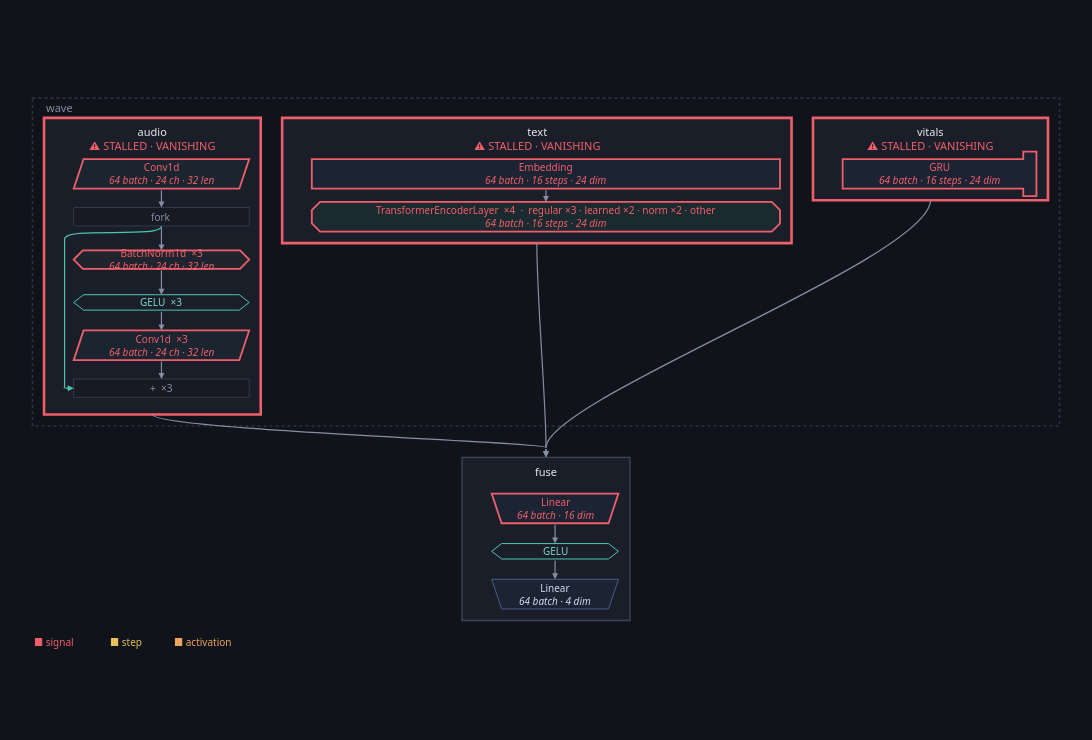

The code cell stored with this chart in its notebook:
### Markdown cell above
Not one flag: a wreck, and in several places at once. **Where** is the
question a graph of four nodes actually raises, and the graph answers it:

### Code cell
overlaid(hot, store, run="2-problem", inside=architecture(hot, ONE))

### Figure 1 — Plotly figure (JSON) as saved in the notebook; plotly's stock layout.template omitted (floating-point values rounded to 4 significant figures)
{"data": [{"hoverinfo": "text", "hovertext": ["<b>audio</b><br>class: Audio<br>device: cpu<br><br><b>VANISHING</b><br><b>STALLED</b>", "<b>text</b><br>class: Text<br>device: cpu<br><br><b>VANISHING</b><br><b>STALLED</b>", "<b>vitals</b><br>class: Vitals<br>device: cpu<br><br><b>VANISHING</b><br><b>STALLED</b>", "<b>fuse</b><br>class: Fuse<br>device: cpu"], "marker": {"opacity": 0, "size": 1}, "mode": "markers", "showlegend": false, "type": "scatter", "x": [145.5, 612.1, 1090.0, 623.2], "y": [204.0, 100.0, 74.0, 535.0]}], "layout": {"annotations": [{"align": "left", "font": {"color": "#868ea3", "family": "system-ui, -apple-system, Segoe UI, Roboto, sans-serif", "size": 11}, "showarrow": false, "text": "wave", "x": 14.0, "xanchor": "left", "y": 12.0, "yanchor": "middle"}, {"align": "center", "font": {"color": "#e7e9ef", "family": "system-ui, -apple-system, Segoe UI, Roboto, sans-serif", "size": 11}, "showarrow": false, "text": "audio<br><span style='color:#ef5f6b'>⚠ STALLED · VANISHING</span>", "x": 145.5, "xanchor": "center", "y": 49.0, "yanchor": "middle"}, {"align": "center", "font": {"color": "#ef5f6b", "family": "system-ui, -apple-system, Segoe UI, Roboto, sans-serif", "size": 10}, "showarrow": false, "text": "Conv1d<br><i>64 batch · 24 ch · 32 len</i>", "x": 156.5, "xanchor": "center", "y": 92.0, "yanchor": "middle"}, {"align": "center", "font": {"color": "#868ea3", "family": "system-ui, -apple-system, Segoe UI, Roboto, sans-serif", "size": 10}, "showarrow": false, "text": "fork", "x": 156.5, "xanchor": "center", "y": 144.0, "yanchor": "middle"}, {"align": "center", "font": {"color": "#ef5f6b", "family": "system-ui, -apple-system, Segoe UI, Roboto, sans-serif", "size": 10}, "showarrow": false, "text": "BatchNorm1d  ×3<br><i>64 batch · 24 ch · 32 len</i>", "x": 156.5, "xanchor": "center", "y": 196.0, "yanchor": "middle"}, {"align": "center", "font": {"color": "#7fd8c9", "family": "system-ui, -apple-system, Segoe UI, Roboto, sans-serif", "size": 10}, "showarrow": false, "text": "GELU  ×3", "x": 156.5, "xanchor": "center", "y": 248.0, "yanchor": "middle"}, {"align": "center", "font": {"color": "#ef5f6b", "family": "system-ui, -apple-system, Segoe UI, Roboto, sans-serif", "size": 10}, "showarrow": false, "text": "Conv1d  ×3<br><i>64 batch · 24 ch · 32 len</i>", "x": 156.5, "xanchor": "center", "y": 300.0, "yanchor": "middle"}, {"align": "center", "font": {"color": "#868ea3", "family": "system-ui, -apple-system, Segoe UI, Roboto, sans-serif", "size": 10}, "showarrow": false, "text": "+  ×3", "x": 156.5, "xanchor": "center", "y": 352.0, "yanchor": "middle"}, {"align": "center", "font": {"color": "#e7e9ef", "family": "system-ui, -apple-system, Segoe UI, Roboto, sans-serif", "size": 11}, "showarrow": false, "text": "text<br><span style='color:#ef5f6b'>⚠ STALLED · VANISHING</span>", "x": 612.1, "xanchor": "center", "y": 49.0, "yanchor": "middle"}, {"align": "center", "font": {"color": "#ef5f6b", "family": "system-ui, -apple-system, Segoe UI, Roboto, sans-serif", "size": 10}, "showarrow": false, "text": "Embedding<br><i>64 batch · 16 steps · 24 dim</i>", "x": 623.1, "xanchor": "center", "y": 92.0, "yanchor": "middle"}, {"align": "center", "font": {"color": "#ef5f6b", "family": "system-ui, -apple-system, Segoe UI, Roboto, sans-serif", "size": 10}, "showarrow": false, "text": "TransformerEncoderLayer  ×4  ·  regular ×3 · learned ×2 · norm ×2 · other<br><i>64 batch · 16 steps · 24 dim</i>", "x": 623.1, "xanchor": "center", "y": 144.0, "yanchor": "middle"}, {"align": "center", "font": {"color": "#e7e9ef", "family": "system-ui, -apple-system, Segoe UI, Roboto, sans-serif", "size": 11}, "showarrow": false, "text": "vitals<br><span style='color:#ef5f6b'>⚠ STALLED · VANISHING</span>", "x": 1090.0, "xanchor": "center", "y": 49.0, "yanchor": "middle"}, {"align": "center", "font": {"color": "#ef5f6b", "family": "system-ui, -apple-system, Segoe UI, Roboto, sans-serif", "size": 10}, "showarrow": false, "text": "GRU<br><i>64 batch · 16 steps · 24 dim</i>", "x": 1101.0, "xanchor": "center", "y": 92.0, "yanchor": "middle"}, {"align": "center", "font": {"color": "#e7e9ef", "family": "system-ui, -apple-system, Segoe UI, Roboto, sans-serif", "size": 11}, "showarrow": false, "text": "fuse", "x": 623.2, "xanchor": "center", "y": 453.5, "yanchor": "middle"}, {"align": "center", "font": {"color": "#ef5f6b", "family": "system-ui, -apple-system, Segoe UI, Roboto, sans-serif", "size": 10}, "showarrow": false, "text": "Linear<br><i>64 batch · 16 dim</i>", "x": 634.2, "xanchor": "center", "y": 498.0, "yanchor": "middle"}, {"align": "center", "font": {"color": "#7fd8c9", "family": "system-ui, -apple-system, Segoe UI, Roboto, sans-serif", "size": 10}, "showarrow": false, "text": "GELU", "x": 634.2, "xanchor": "center", "y": 550.0, "yanchor": "middle"}, {"align": "center", "font": {"color": "#cfd8ee", "family": "system-ui, -apple-system, Segoe UI, Roboto, sans-serif", "size": 10}, "showarrow": false, "text": "Linear<br><i>64 batch · 4 dim</i>", "x": 634.2, "xanchor": "center", "y": 602.0, "yanchor": "middle"}, {"arrowcolor": "#868ea3", "arrowhead": 2, "arrowsize": 1, "arrowwidth": 1.2, "ax": 156.5, "axref": "x", "ay": 155.2, "ayref": "y", "showarrow": true, "text": "", "x": 156.5, "xref": "x", "y": 184.8, "yref": "y"}, {"arrowcolor": "#868ea3", "arrowhead": 2, "arrowsize": 1, "arrowwidth": 1.2, "ax": 156.5, "axref": "x", "ay": 207.2, "ayref": "y", "showarrow": true, "text": "", "x": 156.5, "xref": "x", "y": 238.6, "yref": "y"}, {"arrowcolor": "#868ea3", "arrowhead": 2, "arrowsize": 1, "arrowwidth": 1.2, "ax": 156.5, "axref": "x", "ay": 257.4, "ayref": "y", "showarrow": true, "text": "", "x": 156.5, "xref": "x", "y": 282.0, "yref": "y"}, {"arrowcolor": "#4fc3b0", "arrowhead": 2, "arrowsize": 1, "arrowwidth": 1.2, "ax": 38.0, "axref": "x", "ay": 352.0, "ayref": "y", "showarrow": true, "text": "", "x": 50.0, "xref": "x", "y": 352.0, "yref": "y"}, {"arrowcolor": "#868ea3", "arrowhead": 2, "arrowsize": 1, "arrowwidth": 1.2, "ax": 156.5, "axref": "x", "ay": 318.0, "ayref": "y", "showarrow": true, "text": "", "x": 156.5, "xref": "x", "y": 340.8, "yref": "y"}, {"arrowcolor": "#868ea3", "arrowhead": 2, "arrowsize": 1, "arrowwidth": 1.2, "ax": 156.5, "axref": "x", "ay": 110.0, "ayref": "y", "showarrow": true, "text": "", "x": 156.5, "xref": "x", "y": 132.8, "yref": "y"}, {"arrowcolor": "#868ea3", "arrowhead": 2, "arrowsize": 1, "arrowwidth": 1.2, "ax": 623.1, "axref": "x", "ay": 110.0, "ayref": "y", "showarrow": true, "text": "", "x": 623.1, "xref": "x", "y": 126.0, "yref": "y"}, {"arrowcolor": "#868ea3", "arrowhead": 2, "arrowsize": 1, "arrowwidth": 1.2, "ax": 634.2, "axref": "x", "ay": 516.0, "ayref": "y", "showarrow": true, "text": "", "x": 634.2, "xref": "x", "y": 540.6, "yref": "y"}, {"arrowcolor": "#868ea3", "arrowhead": 2, "arrowsize": 1, "arrowwidth": 1.2, "ax": 634.2, "axref": "x", "ay": 559.4, "ayref": "y", "showarrow": true, "text": "", "x": 634.2, "xref": "x", "y": 584.0, "yref": "y"}, {"arrowcolor": "#868ea3", "arrowhead": 2, "arrowsize": 1, "arrowwidth": 1.2, "ax": 623.2, "axref": "x", "ay": 424.0, "ayref": "y", "showarrow": true, "text": "", "x": 623.2, "xref": "x", "y": 436.0, "yref": "y"}, {"arrowcolor": "#868ea3", "arrowhead": 2, "arrowsize": 1, "arrowwidth": 1.2, "ax": 623.2, "axref": "x", "ay": 424.0, "ayref": "y", "showarrow": true, "text": "", "x": 623.2, "xref": "x", "y": 436.0, "yref": "y"}, {"arrowcolor": "#868ea3", "arrowhead": 2, "arrowsize": 1, "arrowwidth": 1.2, "ax": 623.2, "axref": "x", "ay": 424.0, "ayref": "y", "showarrow": true, "text": "", "x": 623.2, "xref": "x", "y": 436.0, "yref": "y"}, {"align": "left", "font": {"color": "#ef5f6b", "family": "system-ui, -apple-system, Segoe UI, Roboto, sans-serif", "size": 10}, "showarrow": false, "text": "■ signal", "x": 0.0, "xanchor": "left", "y": 660.0, "yanchor": "middle"}, {"align": "left", "font": {"color": "#e6c25a", "family": "system-ui, -apple-system, Segoe UI, Roboto, sans-serif", "size": 10}, "showarrow": false, "text": "■ step", "x": 92.0, "xanchor": "left", "y": 660.0, "yanchor": "middle"}, {"align": "left", "font": {"color": "#f0a35e", "family": "system-ui, -apple-system, Segoe UI, Roboto, sans-serif", "size": 10}, "showarrow": false, "text": "■ activation", "x": 169.2, "xanchor": "left", "y": 660.0, "yanchor": "middle"}], "font": {"color": "#e7e9ef", "family": "system-ui, -apple-system, Segoe UI, Roboto, sans-serif", "size": 12}, "height": 740.0, "hoverlabel": {"align": "left", "bgcolor": "#1a1e28", "bordercolor": "#2c3242", "font": {"color": "#e7e9ef", "family": "system-ui, -apple-system, Segoe UI, Roboto, sans-serif"}}, "legend": {"bgcolor": "rgba(0,0,0,0)", "font": {"color": "#868ea3"}, "orientation": "h", "x": 1, "xanchor": "right", "y": 1.02, "yanchor": "bottom"}, "margin": {"b": 16, "l": 16, "r": 16, "t": 16}, "paper_bgcolor": "#101319", "plot_bgcolor": "#101319", "shapes": [{"fillcolor": "rgba(0,0,0,0)", "layer": "below", "line": {"color": "#2c3242", "dash": "dot", "width": 1.6}, "type": "rect", "x0": 0.0, "x1": 1246.0, "y0": 0.0, "y1": 398.0}, {"fillcolor": "#1a1e28", "layer": "below", "line": {"color": "#ef5f6b", "width": 2.6}, "type": "rect", "x0": 14.0, "x1": 277.0, "y0": 24.0, "y1": 384.0}, {"fillcolor": "#1b2530", "layer": "below", "line": {"color": "#ef5f6b", "width": 1.8}, "path": "M 62.0,74.0 L 263.0,74.0 L 251.0,110.0 L 50.0,110.0 Z", "type": "path", "xref": "x", "yref": "y"}, {"fillcolor": "#171a22", "layer": "below", "line": {"color": "#333a4b", "width": 1.0}, "path": "M 50.0,132.84 L 263.0,132.84 L 263.0,155.16 L 50.0,155.16 Z", "type": "path", "xref": "x", "yref": "y"}, {"fillcolor": "#20242e", "layer": "below", "line": {"color": "#ef5f6b", "width": 1.8}, "path": "M 61.16,184.84 L 251.84,184.84 L 263.0,196.0 L 251.84,207.16 L 61.16,207.16 L 50.0,196.0 Z", "type": "path", "xref": "x", "yref": "y"}, {"fillcolor": "rgba(0,0,0,0)", "layer": "below", "line": {"color": "#4fc3b0", "width": 1.0}, "path": "M 50.0,248.0 L 62.0,238.64 L 251.0,238.64 L 263.0,248.0 L 251.0,257.36 L 62.0,257.36 Z", "type": "path", "xref": "x", "yref": "y"}, {"fillcolor": "#1b2530", "layer": "below", "line": {"color": "#ef5f6b", "width": 1.8}, "path": "M 62.0,282.0 L 263.0,282.0 L 251.0,318.0 L 50.0,318.0 Z", "type": "path", "xref": "x", "yref": "y"}, {"fillcolor": "#171a22", "layer": "below", "line": {"color": "#333a4b", "width": 1.0}, "path": "M 50.0,340.84 L 263.0,340.84 L 263.0,363.15999999999997 L 50.0,363.15999999999997 Z", "type": "path", "xref": "x", "yref": "y"}, {"fillcolor": "#1a1e28", "layer": "below", "line": {"color": "#ef5f6b", "width": 2.6}, "type": "rect", "x0": 303.0, "x1": 921.2, "y0": 24.0, "y1": 176.0}, {"fillcolor": "#1c2333", "layer": "below", "line": {"color": "#ef5f6b", "width": 1.8}, "path": "M 339.0,74.0 L 907.2,74.0 L 907.2,110.0 L 339.0,110.0 Z", "type": "path", "xref": "x", "yref": "y"}, {"fillcolor": "#1b2a2f", "layer": "below", "line": {"color": "#ef5f6b", "width": 1.8}, "path": "M 349.0,126.0 L 897.2,126.0 L 907.2,136.0 L 907.2,152.0 L 897.2,162.0 L 349.0,162.0 L 339.0,152.0 L 339.0,136.0 Z", "type": "path", "xref": "x", "yref": "y"}, {"fillcolor": "#1a1e28", "layer": "below", "line": {"color": "#ef5f6b", "width": 2.6}, "type": "rect", "x0": 947.2, "x1": 1232.0, "y0": 24.0, "y1": 124.0}, {"fillcolor": "#1c2333", "layer": "below", "line": {"color": "#ef5f6b", "width": 1.8}, "path": "M 983.2,74.0 L 1202.4,74.0 L 1202.4,65.0 L 1218.4,65.0 L 1218.4,119.0 L 1202.4,119.0 L 1202.4,110.0 L 983.2,110.0 Z", "type": "path", "xref": "x", "yref": "y"}, {"fillcolor": "#1a1e28", "layer": "below", "line": {"color": "#3d4459", "width": 1.4}, "type": "rect", "x0": 521.3, "x1": 725.1, "y0": 436.0, "y1": 634.0}, {"fillcolor": "#1c2333", "layer": "below", "line": {"color": "#ef5f6b", "width": 1.8}, "path": "M 557.3000000000001,480.0 L 711.1000000000001,480.0 L 699.1000000000001,516.0 L 569.3000000000001,516.0 Z", "type": "path", "xref": "x", "yref": "y"}, {"fillcolor": "rgba(0,0,0,0)", "layer": "below", "line": {"color": "#4fc3b0", "width": 1.0}, "path": "M 557.3000000000001,550.0 L 569.3000000000001,540.64 L 699.1000000000001,540.64 L 711.1000000000001,550.0 L 699.1000000000001,559.36 L 569.3000000000001,559.36 Z", "type": "path", "xref": "x", "yref": "y"}, {"fillcolor": "#1c2333", "layer": "below", "line": {"color": "#4a5a86", "width": 1.0}, "path": "M 557.3000000000001,584.0 L 711.1000000000001,584.0 L 699.1000000000001,620.0 L 569.3000000000001,620.0 Z", "type": "path", "xref": "x", "yref": "y"}, {"layer": "below", "line": {"color": "#4fc3b0", "width": 1.2}, "path": "M 156.5,155.16 C 156.5,171.16 39.0,155.16 39.0,171.16 L 39.0,336.0 C 39.0,352.0 39.0,352.0 38.0,352.0", "type": "path", "xref": "x", "yref": "y"}, {"layer": "below", "line": {"color": "#868ea3", "width": 1.2}, "path": "M 145.5,384.0 C 145.5,402.2 623.2,417.8 623.2,424.0", "type": "path", "xref": "x", "yref": "y"}, {"layer": "below", "line": {"color": "#868ea3", "width": 1.2}, "path": "M 612.1,176.0 C 612.1,246.0 623.2,366.0 623.2,424.0", "type": "path", "xref": "x", "yref": "y"}, {"layer": "below", "line": {"color": "#868ea3", "width": 1.2}, "path": "M 1089.8000000000002,124.0 C 1089.8000000000002,194.0 623.2,366.0 623.2,424.0", "type": "path", "xref": "x", "yref": "y"}], "width": 1326.0, "xaxis": {"range": [-20, 1266.0], "visible": false}, "yaxis": {"range": [680.0, -20], "scaleanchor": "x", "visible": false}}}
